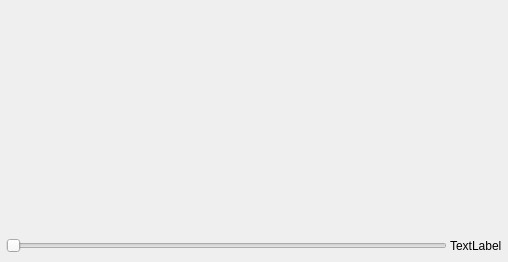
<?xml version="1.0" encoding="UTF-8"?>
<ui version="4.0">
 <class>Player</class>
 <widget class="QWidget" name="Player">
  <property name="geometry">
   <rect>
    <x>0</x>
    <y>0</y>
    <width>508</width>
    <height>262</height>
   </rect>
  </property>
  <property name="windowTitle">
   <string>Form</string>
  </property>
  <layout class="QVBoxLayout" name="layout">
   <property name="spacing">
    <number>3</number>
   </property>
   <property name="leftMargin">
    <number>6</number>
   </property>
   <property name="topMargin">
    <number>6</number>
   </property>
   <property name="rightMargin">
    <number>6</number>
   </property>
   <property name="bottomMargin">
    <number>6</number>
   </property>
   <item>
    <layout class="QHBoxLayout" name="displayLayout">
     <item>
      <widget class="openmittsu::widgets::VideoWidget" name="videoWidget" native="true">
       <property name="sizePolicy">
        <sizepolicy hsizetype="MinimumExpanding" vsizetype="MinimumExpanding">
         <horstretch>2</horstretch>
         <verstretch>2</verstretch>
        </sizepolicy>
       </property>
       <property name="minimumSize">
        <size>
         <width>300</width>
         <height>150</height>
        </size>
       </property>
      </widget>
     </item>
    </layout>
   </item>
   <item>
    <layout class="QHBoxLayout" name="hLayout">
     <item>
      <widget class="QSlider" name="slider">
       <property name="orientation">
        <enum>Qt::Horizontal</enum>
       </property>
      </widget>
     </item>
     <item>
      <widget class="QLabel" name="lblDuration">
       <property name="text">
        <string>TextLabel</string>
       </property>
      </widget>
     </item>
    </layout>
   </item>
   <item>
    <layout class="QHBoxLayout" name="controlLayout">
     <item>
      <widget class="openmittsu::widgets::PlayerControls" name="playerControls" native="true"/>
     </item>
    </layout>
   </item>
  </layout>
 </widget>
 <customwidgets>
  <customwidget>
   <class>openmittsu::widgets::VideoWidget</class>
   <extends>QWidget</extends>
   <header>src/widgets/player/VideoWidget.h</header>
   <container>1</container>
  </customwidget>
  <customwidget>
   <class>openmittsu::widgets::PlayerControls</class>
   <extends>QWidget</extends>
   <header>src/widgets/player/PlayerControls.h</header>
   <container>1</container>
  </customwidget>
 </customwidgets>
 <resources/>
 <connections/>
</ui>
